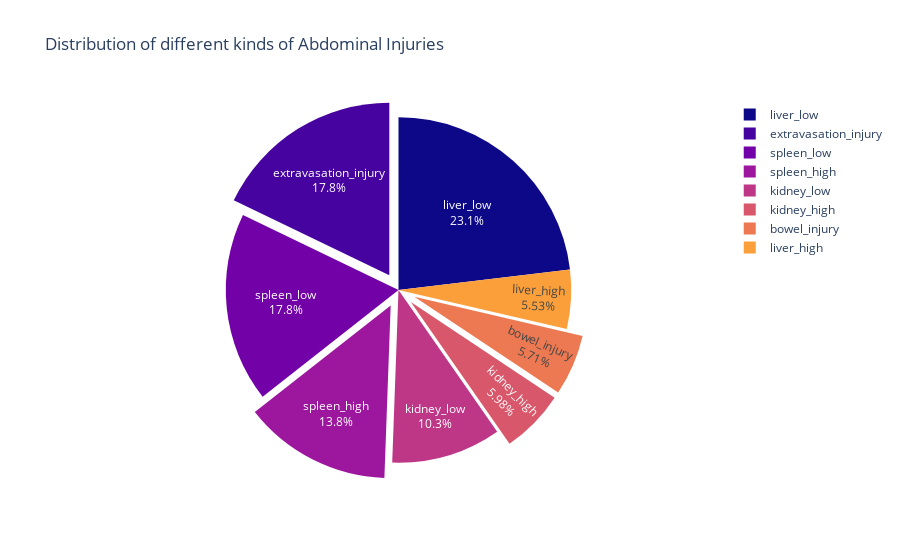

Notebook code cell kept with this figure:
### Code cell
# Calculate the sum of all kinds of injuries
all_injuries = (
    train_df[[f"{injury}_injury" for injury in BINARY_INJURIES]].sum().to_dict()
    | train_df[[f"{injury}_high" for injury in TERNARY_INJURIES]].sum().to_dict()
    | train_df[[f"{injury}_low" for injury in TERNARY_INJURIES]].sum().to_dict()
)

# Plot 1: Pie chart for different kinds of Abdominal Injuries
fig1 = px.pie(
    names=list(all_injuries.keys()),
    values=list(all_injuries.values()),
    title="Distribution of different kinds of Abdominal Injuries",
    color_discrete_sequence=px.colors.sequential.Plasma,  # Color sequence
    template="plotly",  # Template
)

fig1.update_traces(
    textinfo='percent+label',
    pull=[0.1, 0.1, 0.1, 0.1]  # 'Pull' specifies how 'out' the slices are from the center
)
fig1.show()

### Figure 1 — Plotly figure (JSON) as saved in the notebook; plotly's stock layout.template omitted (floating-point values rounded to 4 significant figures)
{"data": [{"domain": {"x": [0, 1], "y": [0, 1]}, "hovertemplate": "label=%{label}<br>value=%{value}<extra></extra>", "labels": ["bowel_injury", "extravasation_injury", "kidney_high", "spleen_high", "liver_high", "kidney_low", "spleen_low", "liver_low"], "legendgroup": "", "name": "", "pull": [0.1, 0.1, 0.1, 0.1], "showlegend": true, "textinfo": "percent+label", "type": "pie", "values": [64, 200, 67, 155, 62, 115, 199, 259]}], "layout": {"legend": {"tracegroupgap": 0}, "piecolorway": ["#0d0887", "#46039f", "#7201a8", "#9c179e", "#bd3786", "#d8576b", "#ed7953", "#fb9f3a", "#fdca26", "#f0f921"], "title": {"text": "Distribution of different kinds of Abdominal Injuries"}}}
